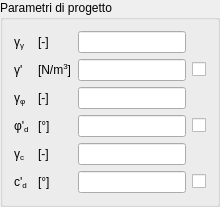
                 <widget class="QGroupBox" name="QLimDesignParametersGBox">
                  <property name="title">
                   <string>Parametri di progetto</string>
                  </property>
                  <layout class="QGridLayout" name="gridLayout_9">
                   <item row="0" column="2">
                    <widget class="QLineEditValue" name="QLimGammaGammaWLEdit"/>
                   </item>
                   <item row="0" column="1">
                    <widget class="QLabelUnitMeasure" name="QLimGammaGammaWUMLabel">
                     <property name="text">
                      <string>&lt;!DOCTYPE HTML PUBLIC &quot;-//W3C//DTD HTML 4.0//EN&quot; &quot;http://www.w3.org/TR/REC-html40/strict.dtd&quot;&gt;
&lt;html&gt;&lt;head&gt;&lt;meta name=&quot;qrichtext&quot; content=&quot;1&quot; /&gt;&lt;/head&gt;
&lt;body&gt;
[-]
&lt;/body&gt;&lt;/html&gt;</string>
                     </property>
                    </widget>
                   </item>
                   <item row="3" column="2">
                    <widget class="QLineEditValue" name="QLimPhiPrimeDLEdit"/>
                   </item>
                   <item row="2" column="2">
                    <widget class="QLineEditValue" name="QLimGammaTanPhiPrimeLEdit"/>
                   </item>
                   <item row="3" column="3">
                    <widget class="QCheckBoxReadOnly" name="QLimPhiPrimeDCheckBox">
                     <property name="text">
                      <string/>
                     </property>
                    </widget>
                   </item>
                   <item row="3" column="1">
                    <widget class="QLabelUnitMeasure" name="QLimPhiPrimeDUMLabel">
                     <property name="text">
                      <string>&lt;!DOCTYPE HTML PUBLIC &quot;-//W3C//DTD HTML 4.0//EN&quot; &quot;http://www.w3.org/TR/REC-html40/strict.dtd&quot;&gt;
&lt;html&gt;&lt;head&gt;&lt;meta name=&quot;qrichtext&quot; content=&quot;1&quot; /&gt;&lt;/head&gt;
&lt;body&gt;
[°]
&lt;/body&gt;&lt;/html&gt;</string>
                     </property>
                    </widget>
                   </item>
                   <item row="2" column="1">
                    <widget class="QLabelUnitMeasure" name="QLimGammaTanPhiPrimeUMLabel">
                     <property name="text">
                      <string>&lt;!DOCTYPE HTML PUBLIC &quot;-//W3C//DTD HTML 4.0//EN&quot; &quot;http://www.w3.org/TR/REC-html40/strict.dtd&quot;&gt;
&lt;html&gt;&lt;head&gt;&lt;meta name=&quot;qrichtext&quot; content=&quot;1&quot; /&gt;&lt;/head&gt;
&lt;body&gt;
[-]
&lt;/body&gt;&lt;/html&gt;</string>
                     </property>
                    </widget>
                   </item>
                   <item row="3" column="0">
                    <widget class="QLabelRichName" name="QLimPhiPrimeDLabel">
                     <property name="text">
                      <string>&lt;!DOCTYPE HTML PUBLIC &quot;-//W3C//DTD HTML 4.0//EN&quot; &quot;http://www.w3.org/TR/REC-html40/strict.dtd&quot;&gt;
&lt;html&gt;&lt;/head&gt;
&lt;body&gt;
φ'&lt;span style=&quot; vertical-align:sub;&quot;&gt;d&lt;/span&gt;
&lt;/body&gt;&lt;/html&gt;</string>
                     </property>
                    </widget>
                   </item>
                   <item row="2" column="0">
                    <widget class="QLabelRichName" name="QLimGammaTanPhiPrimeLabel">
                     <property name="text">
                      <string>&lt;!DOCTYPE HTML PUBLIC &quot;-//W3C//DTD HTML 4.0//EN&quot; &quot;http://www.w3.org/TR/REC-html40/strict.dtd&quot;&gt;
&lt;html&gt;&lt;/head&gt;
&lt;body&gt;
γ&lt;span style=&quot; vertical-align:sub;&quot;&gt;φ&lt;/span&gt;&lt;/body&gt;&lt;/html&gt;</string>
                     </property>
                    </widget>
                   </item>
                   <item row="4" column="0">
                    <widget class="QLabelRichName" name="QLimGammaCPrimeLabel">
                     <property name="text">
                      <string>&lt;html&gt;&lt;/head&gt;
&lt;body&gt;
γ&lt;span style=&quot; vertical-align:sub;&quot;&gt;c&lt;/span&gt;&lt;/body&gt;&lt;/html&gt;</string>
                     </property>
                    </widget>
                   </item>
                   <item row="4" column="1">
                    <widget class="QLabelUnitMeasure" name="QLimGammaCPrimeUMLabel">
                     <property name="text">
                      <string>&lt;!DOCTYPE HTML PUBLIC &quot;-//W3C//DTD HTML 4.0//EN&quot; &quot;http://www.w3.org/TR/REC-html40/strict.dtd&quot;&gt;
&lt;html&gt;&lt;head&gt;&lt;meta name=&quot;qrichtext&quot; content=&quot;1&quot; /&gt;&lt;/head&gt;
&lt;body&gt;
[-]
&lt;/body&gt;&lt;/html&gt;</string>
                     </property>
                    </widget>
                   </item>
                   <item row="4" column="2">
                    <widget class="QLineEditValue" name="QLimGammaCPrimeLEdit"/>
                   </item>
                   <item row="5" column="0">
                    <widget class="QLabelRichName" name="QLimCPrimeDLabel">
                     <property name="text">
                      <string>&lt;!DOCTYPE HTML PUBLIC &quot;-//W3C//DTD HTML 4.0//EN&quot; &quot;http://www.w3.org/TR/REC-html40/strict.dtd&quot;&gt;
&lt;html&gt;&lt;/head&gt;
&lt;body&gt;
c'&lt;span style=&quot; vertical-align:sub;&quot;&gt;d&lt;/span&gt;
&lt;/body&gt;&lt;/html&gt;</string>
                     </property>
                    </widget>
                   </item>
                   <item row="5" column="3">
                    <widget class="QCheckBoxReadOnly" name="QLimCPrimeDCheckBox">
                     <property name="text">
                      <string/>
                     </property>
                    </widget>
                   </item>
                   <item row="5" column="1">
                    <widget class="QLabelUnitMeasure" name="QLimCPrimeDUMLabel">
                     <property name="text">
                      <string>&lt;!DOCTYPE HTML PUBLIC &quot;-//W3C//DTD HTML 4.0//EN&quot; &quot;http://www.w3.org/TR/REC-html40/strict.dtd&quot;&gt;
&lt;html&gt;&lt;head&gt;&lt;meta name=&quot;qrichtext&quot; content=&quot;1&quot; /&gt;&lt;/head&gt;
&lt;body&gt;
[°]
&lt;/body&gt;&lt;/html&gt;</string>
                     </property>
                    </widget>
                   </item>
                   <item row="5" column="2">
                    <widget class="QLineEditValue" name="QLimCPrimeDLEdit"/>
                   </item>
                   <item row="0" column="0">
                    <widget class="QLabelRichName" name="QLimGammaGammaWLabel">
                     <property name="text">
                      <string>&lt;!DOCTYPE HTML PUBLIC &quot;-//W3C//DTD HTML 4.0//EN&quot; &quot;http://www.w3.org/TR/REC-html40/strict.dtd&quot;&gt;
&lt;html&gt;&lt;/head&gt;
&lt;body&gt;
γ&lt;span style=&quot; vertical-align:sub;&quot;&gt;γ&lt;/span&gt;&lt;/body&gt;&lt;/html&gt;</string>
                     </property>
                    </widget>
                   </item>
                   <item row="1" column="0">
                    <widget class="QLabelRichName" name="QLimGammaWDLabel">
                     <property name="text">
                      <string>&lt;!DOCTYPE HTML PUBLIC &quot;-//W3C//DTD HTML 4.0//EN&quot; &quot;http://www.w3.org/TR/REC-html40/strict.dtd&quot;&gt;
&lt;html&gt;&lt;/head&gt;
&lt;body&gt;
γ'&lt;/body&gt;&lt;/html&gt;</string>
                     </property>
                    </widget>
                   </item>
                   <item row="1" column="1">
                    <widget class="QLabelUnitMeasure" name="QLimGammaWDUMLabel">
                     <property name="text">
                      <string>&lt;html&gt;&lt;/head&gt;
&lt;body&gt;
[N/m&lt;span style=&quot; vertical-align:super;&quot;&gt;3&lt;/span&gt;]&lt;/body&gt;&lt;/html&gt;</string>
                     </property>
                    </widget>
                   </item>
                   <item row="1" column="2">
                    <widget class="QLineEditValue" name="QLimGammaWDLEdit"/>
                   </item>
                   <item row="1" column="3">
                    <widget class="QCheckBoxReadOnly" name="QLimGammaWDCheckBox">
                     <property name="text">
                      <string/>
                     </property>
                    </widget>
                   </item>
                  </layout>
                 </widget>
